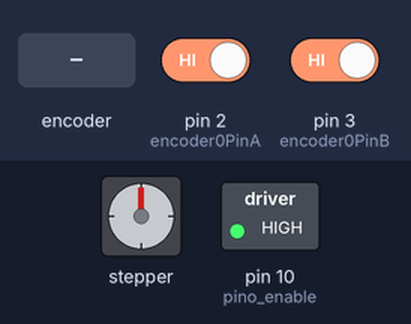
Bench run of a sketch on a simulated Arduino Uno, built with avr-gcc and run on an emulated ATmega328P. On the bench: stepper motor, switched loads named in the sketch (green lamp = pin HIGH). The inputs (shaded band) are chosen by the test bench; at power-on: pin 2 (encoder0PinA) HIGH, pin 3 (encoder0PinB) HIGH. Stepper angles assume 200 steps per turn.

Above: at 0.1 s.
At 2.2 s:
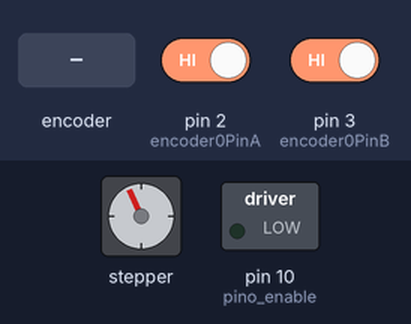
2.3 s: rotary encoder on pin 2 (encoder0PinA) / pin 3 (encoder0PinB) turned 3 steps (first pin leading)
At 2.65 s:
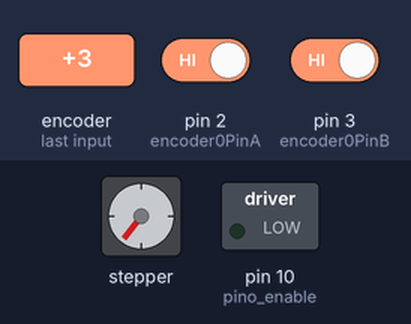
Timing chart, 0 to 17.3 s (numbered marks = the images above; inputs shaded):
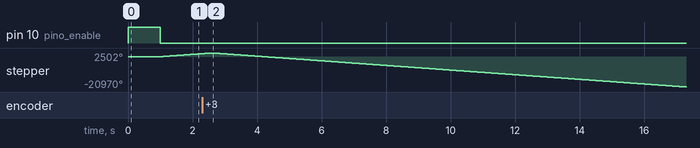

The sketch:

Apresentacao_19_06_19.ino
```cpp
#include <AccelStepper.h>

int velocidade_motor = 1200;
long int aceleracao_motor = 32000;
volatile float counter = 0; //This variable will increase or decrease depending on the rotation of encoder, volatile variables might change at any time, and thus the compiler must reload the variable whenever you reference it, rather than relying upon a copy it might have in a processor register

//Definicao pino ENABLE
int pino_enable = 10;

//Definicao pinos STEP e DIR
AccelStepper motor1(1,7,4);

 int val;
 int encoder0PinA = 2;
 int encoder0PinB = 3;
 long encoder0Pos = 0;
 int encoder0PinALast = LOW;
 int n = LOW;
 float angulo = 0;

//MOTOR >> DRIVER AZUL - AMARELO, VERMELHO - PRETO. VERDE - VERDE, PRETO - AZUL
//Controle
float e_atual = 0;
float e_anterior1 = 0;
float e_anterior2 = 0;
float u_atual = 0;
float u_anterior1 = 0;
float u_anterior2 = 0;
float ref = 0;
float y = 0;

void setup() {
  //Serial.begin(9600);
  pinMode(pino_enable, OUTPUT);
  //Configuracoes iniciais motor de passo
  motor1.setMaxSpeed(velocidade_motor*2);
  motor1.setSpeed(velocidade_motor);
  motor1.setAcceleration(aceleracao_motor);

  pinMode  (encoder0PinA,INPUT_PULLUP);
  pinMode (encoder0PinB,INPUT_PULLUP);

  digitalWrite(pino_enable, HIGH);
  delay(1000);}

  void loop() {
    n = digitalRead(encoder0PinA);
   if ((encoder0PinALast == LOW) && (n == HIGH)) {
     if (digitalRead(encoder0PinB) == LOW) {
       encoder0Pos--;
     } else {
       encoder0Pos++;
     }
     //Serial.println (encoder0Pos);
   }
   encoder0PinALast = n;

   if(encoder0Pos > 800){
      encoder0Pos = encoder0Pos-800;}

      if(encoder0Pos < -800){
      encoder0Pos = encoder0Pos+800;}

      angulo = encoder0Pos*0.45;

    if (angulo > 180) {
      angulo = angulo - 360;}
    else {
      angulo = angulo;}

    e_atual = ref - angulo;
    u_atual = 82.421*(e_atual-1.619*e_anterior1+0.6556*e_anterior2)+1.788*u_anterior1-0.7877*u_anterior2; // CONTROLE PARA APRIMEIRA MASSA COM TS=0.05
    //u_atual = 78.713*(e_atual-1.619*e_anterior1+0.6555*e_anterior2)+1.788*u_anterior1-0.7877*u_anterior2; // CONTROLE PARA A MASSA DE 62,08G (3 MOEDAS DE 0,50 E 1 MOEDA DE 1,00)

    /*##########SATURAÇÃO##########*/
    if (u_atual > velocidade_motor){
      u_atual = velocidade_motor;}

    if (u_atual < -velocidade_motor){
      u_atual = -velocidade_motor;}

    e_anterior2 = e_anterior1;
    e_anterior1 = e_atual;
    u_anterior2 = u_anterior1;
    u_anterior1 = u_atual;

    motor1.setSpeed(-u_atual);

    //Serial.print (angulo);
    //Serial.print (" - ");
    //Serial.println (u_atual);

    /*##########MOTOR##########*/
    //Desabilita o movimento se == HIGH
    digitalWrite(pino_enable, LOW);

    motor1.runSpeed();

    //Comando para acionar o motor no sentido especificado
    motor1.run();
    }//Fim loop
```
